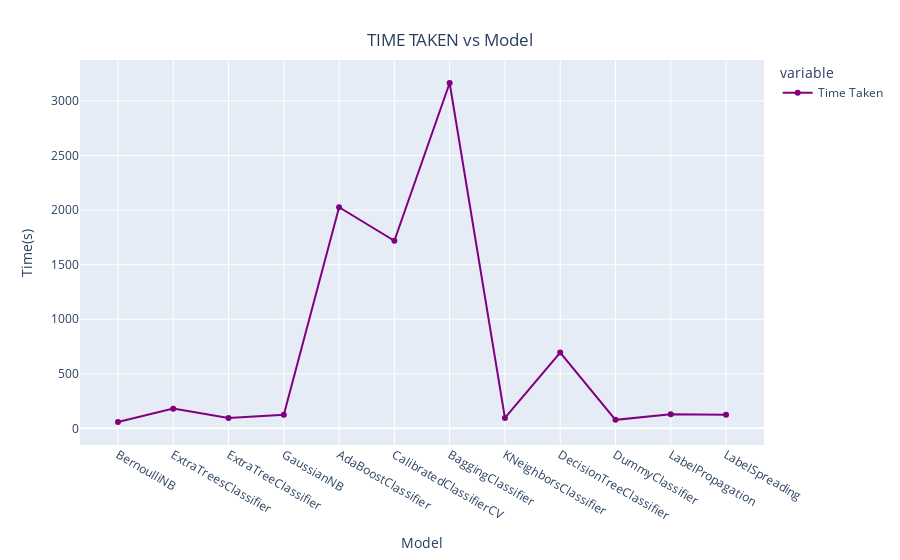

Source (notebook cell):
### Code cell
line = px.line(data_frame= model ,y =["Time Taken"] , markers = True)
line.update_xaxes(title="Model",
                rangeslider_visible = False)    
line.update_yaxes(title = "Time(s)")
line.update_traces(line_color="purple")
line.update_layout(showlegend = True,
    title = {
        'text': 'TIME TAKEN vs Model',
        'y':0.94,
        'x':0.5,
        'xanchor': 'center',
        'yanchor': 'top'})

line.show()

### Figure 1 — Plotly figure (JSON) as saved in the notebook; plotly's stock layout.template omitted (floating-point values rounded to 4 significant figures)
{"data": [{"hovertemplate": "variable=Time Taken<br>Model=%{x}<br>value=%{y}<extra></extra>", "legendgroup": "Time Taken", "line": {"color": "purple", "dash": "solid"}, "marker": {"symbol": "circle"}, "mode": "lines+markers", "name": "Time Taken", "orientation": "v", "showlegend": true, "type": "scatter", "x": ["BernoulliNB", "ExtraTreesClassifier", "ExtraTreeClassifier", "GaussianNB", "AdaBoostClassifier", "CalibratedClassifierCV", "BaggingClassifier", "KNeighborsClassifier", "DecisionTreeClassifier", "DummyClassifier", "LabelPropagation", "LabelSpreading"], "xaxis": "x", "y": [58.42, 180.9, 94.33, 124.4, 2026.0, 1719.0, 3165.0, 96.01, 695.0, 78.05, 128.4, 124.5], "yaxis": "y"}], "layout": {"legend": {"title": {"text": "variable"}, "tracegroupgap": 0}, "margin": {"t": 60}, "showlegend": true, "title": {"text": "TIME TAKEN vs Model", "x": 0.5, "xanchor": "center", "y": 0.94, "yanchor": "top"}, "xaxis": {"anchor": "y", "domain": [0, 1], "rangeslider": {"visible": false}, "title": {"text": "Model"}}, "yaxis": {"anchor": "x", "domain": [0, 1], "title": {"text": "Time(s)"}}}}
